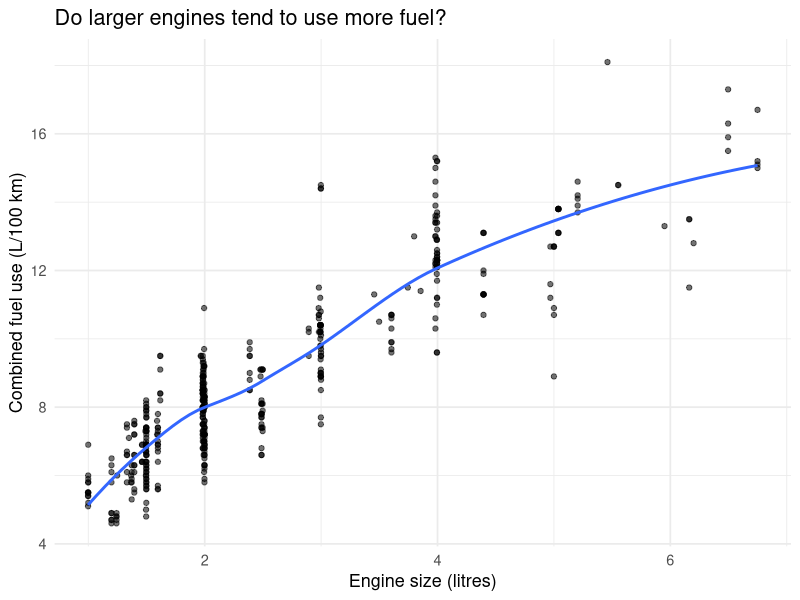
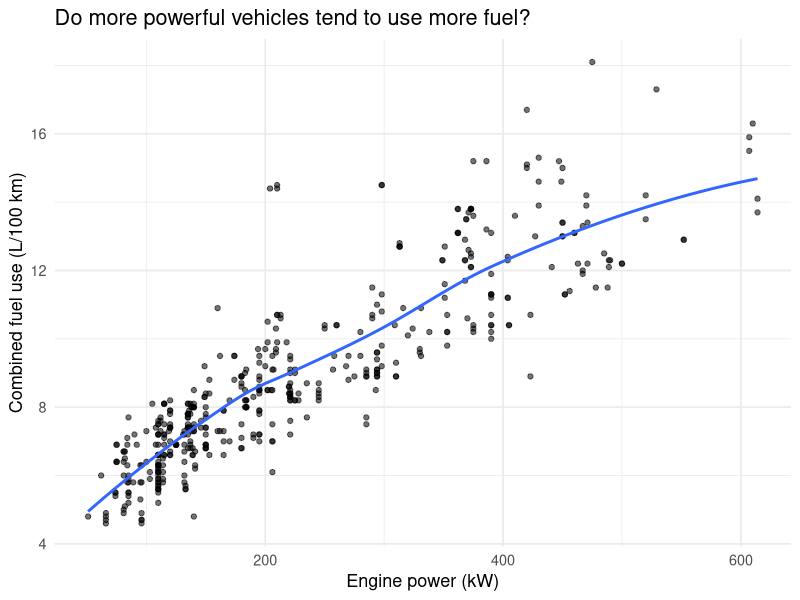
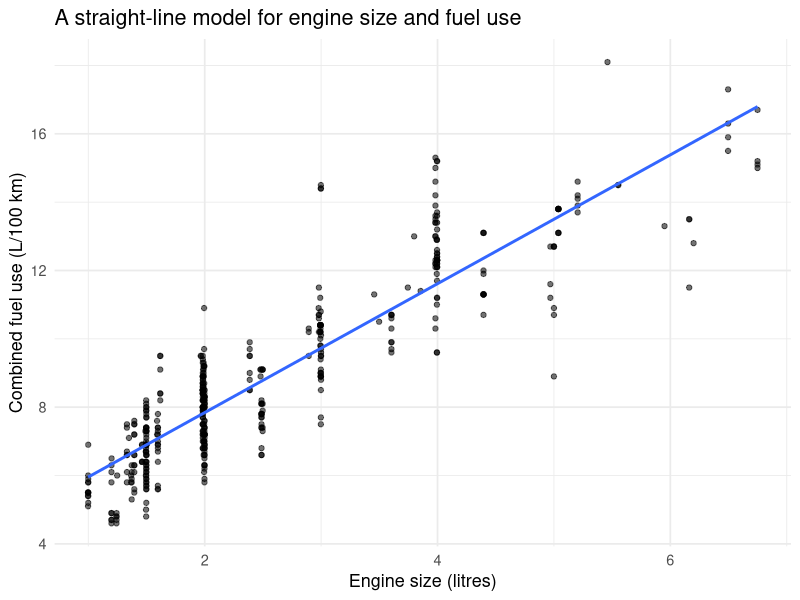
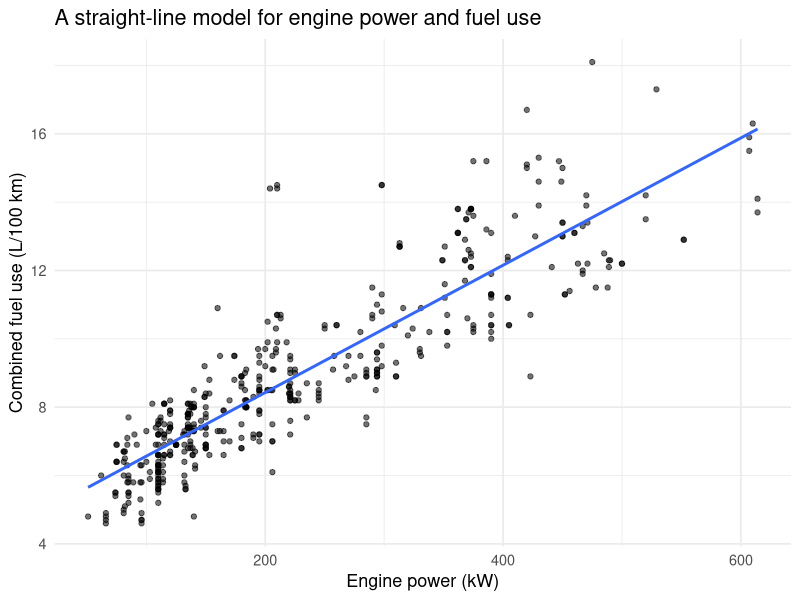
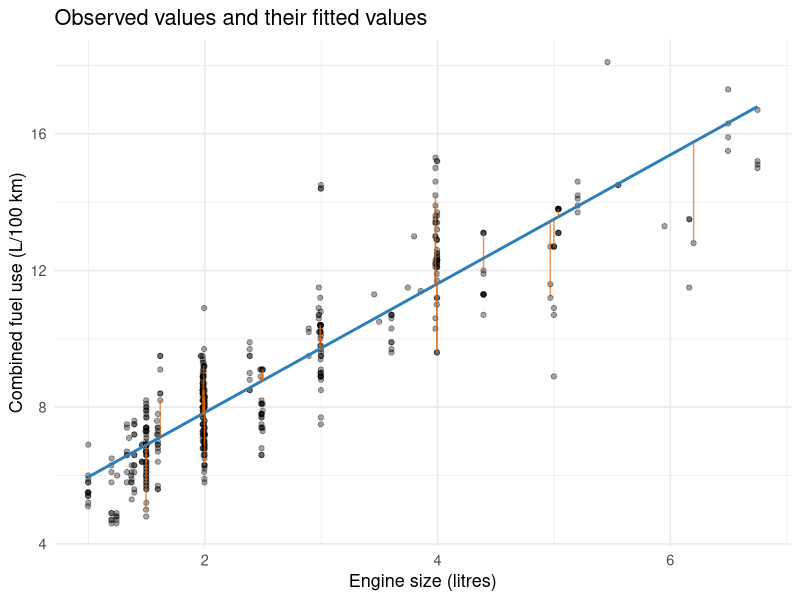
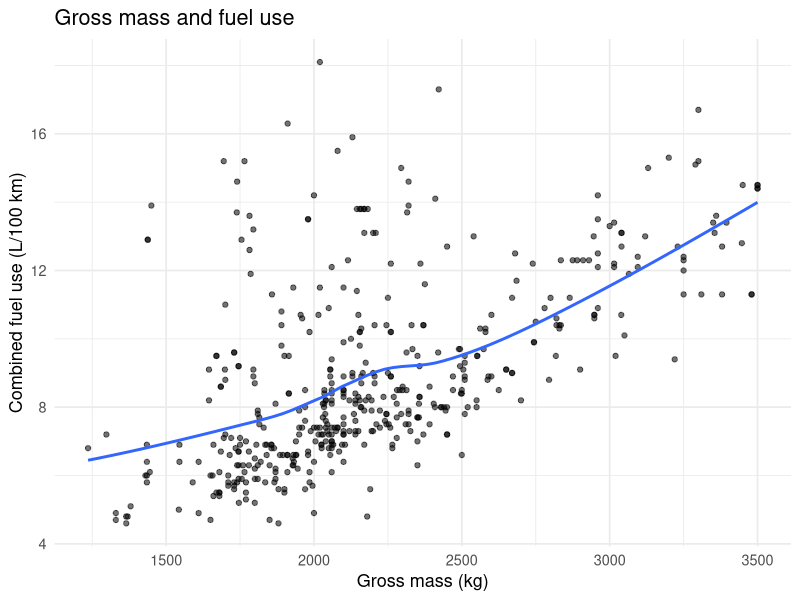

Write the R code that produced these figures, in order.
## ---- chunk 1
library(readr)
library(dplyr)
library(ggplot2)
library(tibble)
library(broom)

vehicles <- read_csv("nz_vehicles_2025.csv", show_col_types = FALSE)
glimpse(vehicles)
## ---- chunk 2
ggplot(vehicles, aes(engine_l, fuel_use_l_per_100km)) +
  geom_point(alpha = 0.55) +
  geom_smooth(method = "loess", se = FALSE) +
  labs(
    x = "Engine size (litres)",
    y = "Combined fuel use (L/100 km)",
    title = "Do larger engines tend to use more fuel?"
  ) +
  theme_minimal(base_size = 13)

vehicles |>
  summarise(engine_correlation = cor(engine_l, fuel_use_l_per_100km))
## ---- chunk 3
ggplot(vehicles, aes(power_kw, fuel_use_l_per_100km)) +
  geom_point(alpha = 0.55) +
  geom_smooth(method = "loess", se = FALSE) +
  labs(
    x = "Engine power (kW)",
    y = "Combined fuel use (L/100 km)",
    title = "Do more powerful vehicles tend to use more fuel?"
  ) +
  theme_minimal(base_size = 13)

vehicles |>
  summarise(power_correlation = cor(power_kw, fuel_use_l_per_100km))
## ---- chunk 4
engine_model <- lm(
  fuel_use_l_per_100km ~ engine_l,
  data = vehicles
)

engine_model
## ---- chunk 5
ggplot(vehicles, aes(engine_l, fuel_use_l_per_100km)) +
  geom_point(alpha = 0.55) +
  geom_smooth(method = "lm", se = FALSE) +
  labs(
    x = "Engine size (litres)",
    y = "Combined fuel use (L/100 km)",
    title = "A straight-line model for engine size and fuel use"
  ) +
  theme_minimal(base_size = 13)
## ---- chunk 6
power_model <- lm(
  fuel_use_l_per_100km ~ power_kw,
  data = vehicles
)

power_model
## ---- chunk 7
ggplot(vehicles, aes(power_kw, fuel_use_l_per_100km)) +
  geom_point(alpha = 0.55) +
  geom_smooth(method = "lm", se = FALSE) +
  labs(
    x = "Engine power (kW)",
    y = "Combined fuel use (L/100 km)",
    title = "A straight-line model for engine power and fuel use"
  ) +
  theme_minimal(base_size = 13)
## ---- chunk 8
engine_coefficients <- tidy(engine_model)
engine_coefficients
## ---- chunk 9
engine_r <- cor(vehicles$engine_l, vehicles$fuel_use_l_per_100km)
tibble(
  correlation = engine_r,
  correlation_squared = engine_r^2,
  r_squared = glance(engine_model)$r.squared,
  difference = correlation_squared - r_squared
)
## ---- chunk 10
power_coefficients <- tidy(power_model)
power_fit <- glance(power_model)

power_coefficients
power_fit |>
  select(r.squared)
## ---- chunk 11
engine_prediction_manual <- coef(engine_model)[["(Intercept)"]] +
  coef(engine_model)[["engine_l"]] * 2

engine_prediction_r <- predict(
  engine_model,
  newdata = tibble(engine_l = 2)
)

tibble(
  manual = engine_prediction_manual,
  using_predict = as.numeric(engine_prediction_r),
  difference = manual - using_predict
)
## ---- chunk 12
engine_results <- augment(engine_model)
engine_results |>
  select(engine_l, fuel_use_l_per_100km, .fitted, .resid) |>
  slice_head(n = 8)
## ---- chunk 13
set.seed(297101)
engine_gap_data <- engine_results |>
  slice_sample(n = min(30, nrow(engine_results)))

ggplot(vehicles, aes(engine_l, fuel_use_l_per_100km)) +
  geom_point(alpha = 0.35) +
  geom_line(
    data = engine_results |> arrange(engine_l),
    aes(y = .fitted),
    colour = "#2C7FB8",
    linewidth = 1
  ) +
  geom_segment(
    data = engine_gap_data,
    aes(xend = engine_l, yend = .fitted),
    colour = "#D95F02",
    alpha = 0.65
  ) +
  labs(
    x = "Engine size (litres)",
    y = "Combined fuel use (L/100 km)",
    title = "Observed values and their fitted values"
  ) +
  theme_minimal(base_size = 13)
## ---- chunk 14
ggplot(vehicles, aes(gross_mass_kg, fuel_use_l_per_100km)) +
  geom_point(alpha = 0.55) +
  geom_smooth(method = "loess", se = FALSE) +
  labs(
    x = "Gross mass (kg)",
    y = "Combined fuel use (L/100 km)",
    title = "Gross mass and fuel use"
  ) +
  theme_minimal(base_size = 13)

mass_correlation <- cor(vehicles$gross_mass_kg, vehicles$fuel_use_l_per_100km)
mass_model <- lm(
  fuel_use_l_per_100km ~ gross_mass_kg,
  data = vehicles
)
mass_coefficients <- tidy(mass_model)
mass_fit <- glance(mass_model)
mass_prediction <- predict(
  mass_model,
  newdata = tibble(gross_mass_kg = 2000)
)

mass_slope_row <- mass_coefficients |>
  filter(term == "gross_mass_kg")

tibble(
  correlation = mass_correlation,
  r_squared = mass_fit$r.squared,
  slope_per_1000_kg = 1000 * mass_slope_row$estimate,
  std_error_per_1000_kg = 1000 * mass_slope_row$std.error,
  p_value = mass_slope_row$p.value,
  predicted_fuel_use_at_2000_kg = as.numeric(mass_prediction)
)
